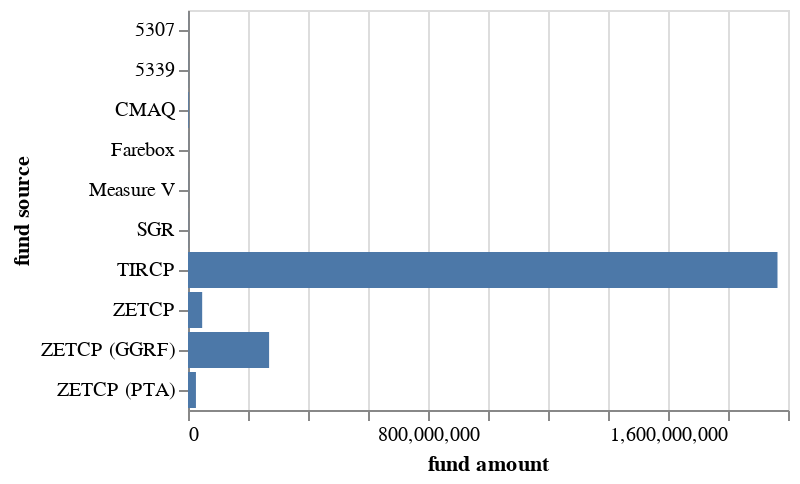

Notebook source saved alongside this figure:
### Code cell
by_source = melt.groupby(["fund source"]).agg({
    "fund amount": "sum",
        "rtpa": "nunique"
}).reset_index()

make_bar(by_source, y_axis = "fund source", x_axis = "fund amount")

### Figure 1 — Vega-Lite specification as saved in the notebook (floating-point values rounded to 4 significant figures)
{"config": {"view": {"continuousWidth": 300, "continuousHeight": 300}}, "data": {"name": "data-9fd14bb69de4e9ad7271d629d7498f0b"}, "mark": {"type": "bar"}, "encoding": {"x": {"field": "fund amount", "type": "quantitative"}, "y": {"field": "fund source", "type": "nominal"}}, "$schema": "https://vega.github.io/schema/vega-lite/v5.17.0.json", "datasets": {"data-9fd14bb69de4e9ad7271d629d7498f0b": [{"fund source": "5307", "fund amount": 400000, "rtpa": 1}, {"fund source": "5339", "fund amount": 600000, "rtpa": 1}, {"fund source": "CMAQ", "fund amount": 2300000, "rtpa": 1}, {"fund source": "Farebox", "fund amount": 400000, "rtpa": 1}, {"fund source": "Measure V", "fund amount": 500000, "rtpa": 1}, {"fund source": "SGR", "fund amount": 620000, "rtpa": 1}, {"fund source": "TIRCP", "fund amount": 1964997779, "rtpa": 28}, {"fund source": "ZETCP", "fund amount": 47255104, "rtpa": 2}, {"fund source": "ZETCP (GGRF)", "fund amount": 270347770, "rtpa": 25}, {"fund source": "ZETCP (PTA)", "fund amount": 26466057, "rtpa": 22}]}}
